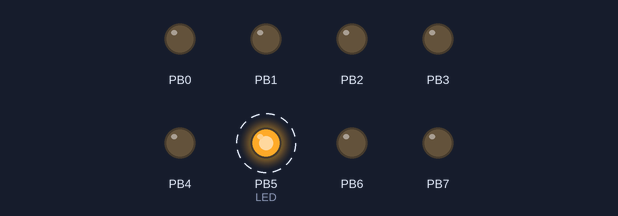
A program run on a simulated ATmega328P, built with avr-gcc and emulated at 16 MHz (the files do not name the chip). Shown: output pins drawn as LEDs (lit = HIGH). Dashed ring = blinking.

Above: at 0.2 s.
Timing chart, 0 to 3.0 s (numbered marks = the images above):
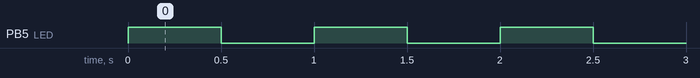

The program:

main.c
```c
/*
 * Blink.c
 *
 * Created: 23/08/2020 20:29:27
 * Author : Diego
 */

//====================================================================================================================//

#define F_CPU 16000000UL

#include <avr/io.h>
#include <util/delay.h>

#define set_bit(Y, bit_x) (Y|=(1<<bit_x))

#define clr_bit(Y, bit_x) (Y&=~(1<<bit_x))

#define tst_bit(Y, bit_x) (Y&(1<<bit_x))

#define cpl_bit(Y, bit_x) (Y^=(1<<bit_x))

#define LED PB5


//--------------------------------------------------------------------------------------------------------------------//

int main(void)
{
	DDRB = 0xFF;

    while (1)
    {
		set_bit(PORTB, LED);
		_delay_ms(500);
		clr_bit(PORTB, LED);
		_delay_ms(500);
    }
}
//====================================================================================================================//
```

Measured:
- by itself, PB5 (LED): alternates HIGH for 0.50 s and LOW for 0.50 s
